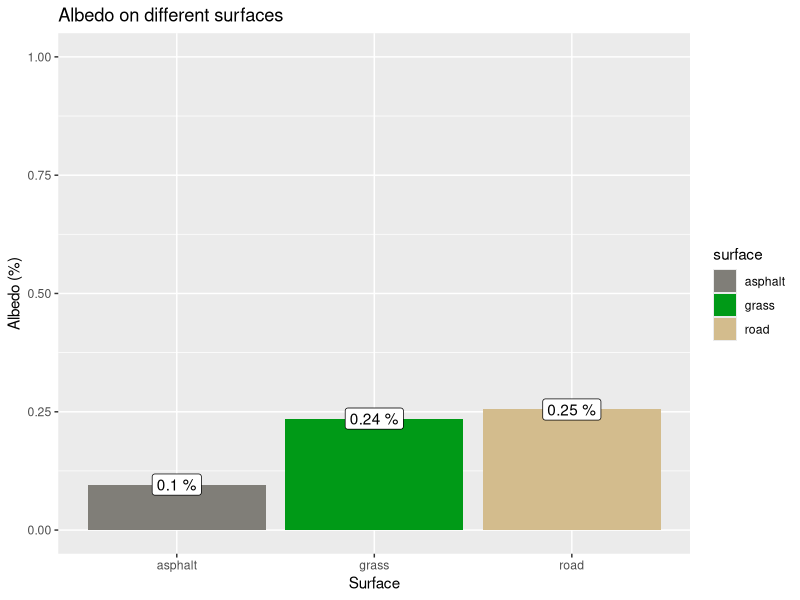
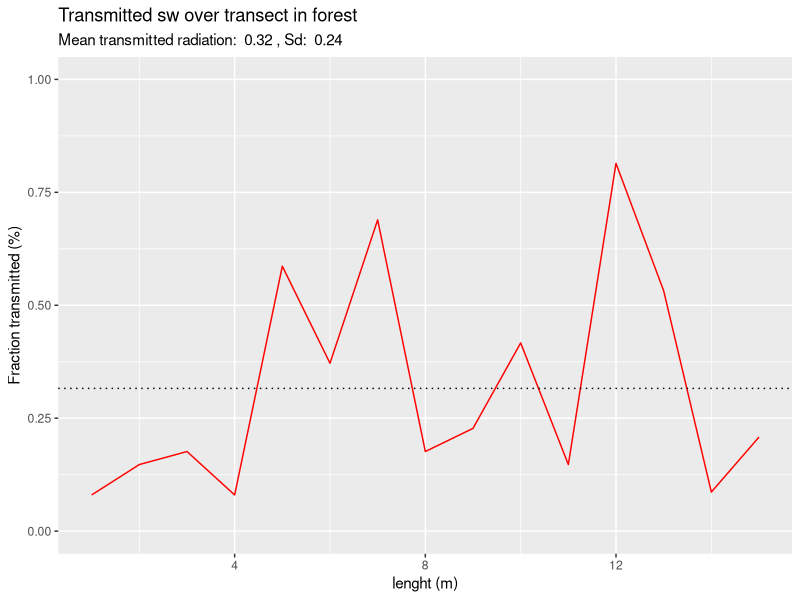

These charts were generated, in order, by the following R code:
## ---- chunk 1

library(tidyverse)

## ---- chunk 2
s_sens <- 4.49 # sensor sensitivity 10e-6 V / W m-2
sw_in <- 3.12 * 1000 / s_sens
refl <- tribble(
  ~ surface,  ~ voltage,
  "grass" ,  0.71,
  "grass" ,  0.76,
  "road",  0.78,
  "road",  0.81,
  "asphalt",  0.3
) %>%
  mutate(radiation = voltage * 1000 / s_sens, # need to convert micro volts in mV
         albedo = radiation / sw_in) %>%
  group_by(surface, )%>%
  summarize_all(mean)
## ---- chunk 3
trans <- read_csv("sw_transmitted_canopy.csv", comment = "#") %>%
  mutate(radiation = voltage * 1000 / s_sens, # need to convert micro volts in mV
         frac_trans = radiation / sw_in, 
         x=seq_along(radiation))

frac_trans_mean <- mean(trans$frac_trans)
frac_trans_sd <- sd(trans$frac_trans)
## ---- chunk 4
library(ggplot2)
ggplot(refl) +
  geom_bar(aes(x=surface, y=albedo, fill=surface), stat="identity") +
  geom_label(aes(x=surface, y=albedo, label=paste(round(albedo, 2), "%"))) +
  scale_fill_manual(values=c("grass" = "#009A17",
                             "road" = "#D3BC8D",
                             "asphalt" = "#807E78")) +
  ylim(0,1) +
  labs(title="Albedo on different surfaces", x= "Surface", y="Albedo (%)")
 
## ---- chunk 5
ggplot(trans) + 
  geom_path(aes(x=x, y=frac_trans), colour="red")+
  geom_hline(yintercept = frac_trans_mean, linetype="dotted") +
  ylim(0,1)+
  labs(title="Transmitted sw over transect in forest", x="lenght (m)", y="Fraction transmitted (%)",
       subtitle = paste("Mean transmitted radiation: ", round(frac_trans_mean, 2), ", Sd: ", round(frac_trans_sd,2)))
